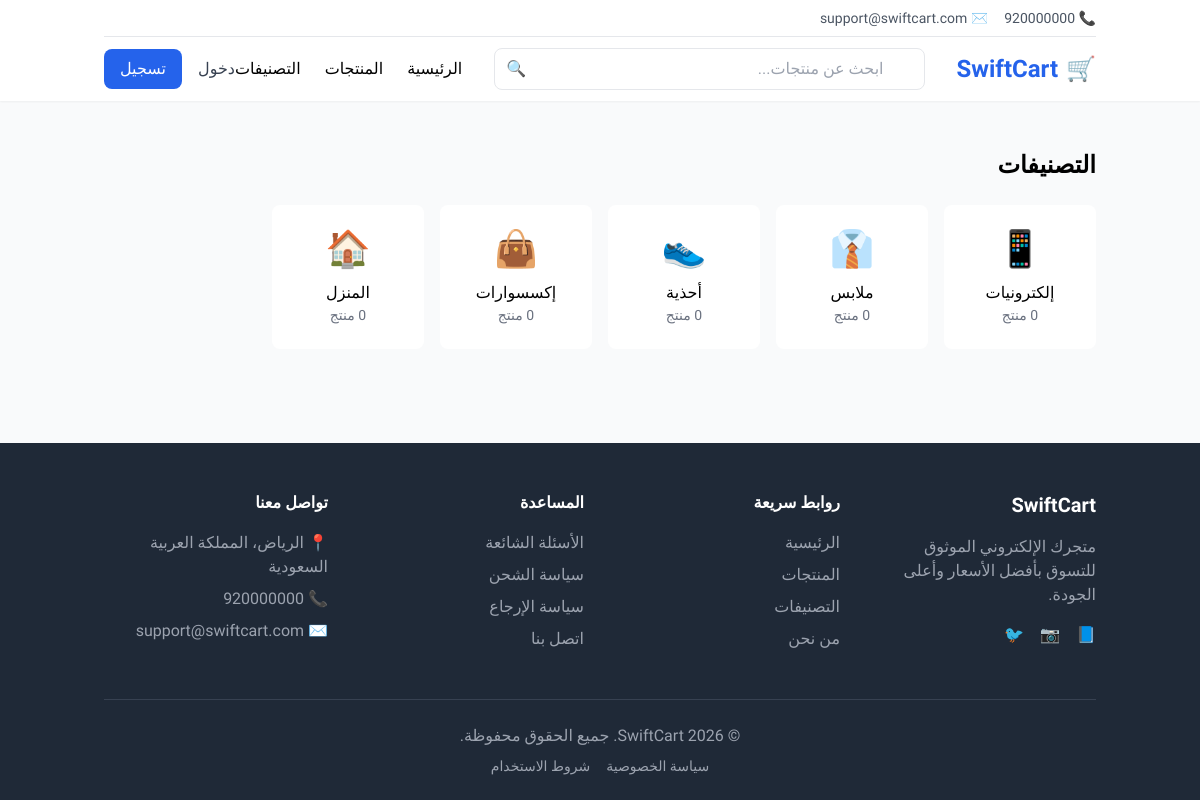
The page /categories on the database its author committed.
### tables this page shows
CREATE TABLE IF NOT EXISTS `categories` (
    `id` INT UNSIGNED AUTO_INCREMENT PRIMARY KEY,
    `name` VARCHAR(100) NOT NULL,
    `slug` VARCHAR(100) NOT NULL UNIQUE,
    `description` TEXT NULL,
    `image` VARCHAR(255) NULL,
    `icon` VARCHAR(50) NULL,
    `parent_id` INT UNSIGNED NULL,
    `sort_order` INT DEFAULT 0,
    `is_active` TINYINT(1) DEFAULT 1,
    `created_at` TIMESTAMP DEFAULT CURRENT_TIMESTAMP,
    `updated_at` TIMESTAMP DEFAULT CURRENT_TIMESTAMP ON UPDATE CURRENT_TIMESTAMP,
    FOREIGN KEY (`parent_id`) REFERENCES `categories`(`id`) ON DELETE SET NULL,
    INDEX `idx_slug` (`slug`),
    INDEX `idx_parent` (`parent_id`)
);

### controllers/CategoryController.php (called while the page is built, shortened)
<?php
require_once BASEPATH . '/models/Category.php';
class CategoryController extends Controller
{
    private Category $categoryModel;
    public function __construct()
    {
        $this->categoryModel = new Category();
    }
    public function index(): void
    {
        $categories = $this->categoryModel->getAllWithProductCount();
        $this->view('categories/index', [
            'title' => 'التصنيفات',
            'categories' => $categories
        ]);
    }
}

### index.php (called while the page is built, shortened)
<?php
require_once BASEPATH . '/config/config.php';
require_once BASEPATH . '/config/database.php';
require_once BASEPATH . '/core/Router.php';
$router = new Router();
try {
    $router->dispatch();
} catch (Exception $e) {
    error_log('Application Error: ' . $e->getMessage() . ' in ' . $e->getFile() . ':' . $e->getLine());
    if (DEBUG_MODE) {
        echo '<div style="background:#fef2f2;border:1px solid #ef4444;padding:20px;margin:20px;border-radius:8px;font-family:Tajawal,sans-serif;direction:rtl;">';
        echo '<h2 style="color:#dc2626;margin:0 0 10px;">❌ خطأ في التطبيق</h2>';
        echo '<p><strong>الرسالة:</strong> ' . htmlspecialchars($e->getMessage()) . '</p>';
        echo '<p><strong>الملف:</strong> ' . htmlspecialchars($e->getFile()) . ':' . $e->getLine() . '</p>';
        echo '<pre style="background:#1f2937;color:#f3f4f6;padding:15px;border-radius:4px;overflow-x:auto;font-size:12px;">';
        echo htmlspecialchars($e->getTraceAsString());
        echo '</pre></div>';
    } else {
        http_response_code(500);
        require_once BASEPATH . '/views/errors/500.php';
    }
}

### config/database.php (called while the page is built, shortened)
<?php
require_once __DIR__ . '/config.php';
class Database {
    private static ?Database $instance = null;
    private ?PDO $conn = null;
    private int $maxRetries = 3;
    private function connect(): void {
        $retries = 0;
        while ($retries < $this->maxRetries) {
            try {
                $dsn = sprintf(
                    "mysql:host=%s;dbname=%s;charset=%s",
                    DB_HOST,
                    DB_NAME,
                    DB_CHARSET
                );
                $options = [
                    PDO::ATTR_ERRMODE => PDO::ERRMODE_EXCEPTION,
                    PDO::ATTR_DEFAULT_FETCH_MODE => PDO::FETCH_ASSOC,
                    PDO::ATTR_EMULATE_PREPARES => false,
                    PDO::MYSQL_ATTR_INIT_COMMAND => "SET NAMES " . DB_CHARSET,
                    PDO::ATTR_PERSISTENT => false,
                ];
                $this->conn = new PDO($dsn, DB_USER, DB_PASS, $options);
                return;
            } catch (PDOException $e) {
                $retries++;
                if ($retries >= $this->maxRetries) {
                    if (defined('DEBUG_MODE') && DEBUG_MODE) {
                        http_response_code(500);
                        die(json_encode([
                            'success' => false,
                            'message' => 'خطأ في الاتصال بقاعدة البيانات',
                            'error' => $e->getMessage()
                        ], JSON_UNESCAPED_UNICODE));
                    } else {
                        error_log("Database connection failed: " . $e->getMessage());
                        http_response_code(500);
                        die(json_encode([
                            'success' => false,
                            'message' => 'خطأ في الخادم. يرجى المحاولة لاحقاً.'
                        ], JSON_UNESCAPED_UNICODE));
                    }
                }
                usleep(100000 * $retries);
            }
        }
    }
    public static function getInstance(): Database {
        if (self::$instance === null) {
            self::$instance = new self();
        }
        return self::$instance;
    }
    public function getConnection(): PDO {
        return $this->conn;
    }
}
function db(): PDO {
    return Database::getInstance()->getConnection();
}

### models/Category.php (called while the page is built, shortened)
<?php
require_once __DIR__ . '/../config/database.php';
class Category {
    private string $table = 'categories';
    private PDO $db;
    public function __construct() {
        $this->db = db();
    }
    public function getAllWithProductCount(): array {
        try {
            $sql = "SELECT c.*, COUNT(p.id) as product_count
                    FROM {$this->table} c
                    LEFT JOIN products p ON c.id = p.category_id AND p.is_active = 1
                    WHERE c.is_active = 1
                    GROUP BY c.id
                    ORDER BY c.sort_order ASC, c.name ASC";
            $stmt = $this->db->prepare($sql);
            $stmt->execute();
            return $stmt->fetchAll();
        } catch (PDOException $e) {
            return [];
        }
    }
}

### config/config.php (called while the page is built, shortened)
<?php
function url(string $path = ''): string {
    return rtrim(BASE_URL, '/') . '/' . ltrim($path, '/');
}

### views/categories/index.php (the view)
<h1 class="text-2xl font-bold mb-6">التصنيفات</h1>
<div class="grid grid-cols-2 md:grid-cols-4 lg:grid-cols-6 gap-4">
    <?php foreach ($categories as $category): ?>
    <a href="<?= url('categories/' . $category['slug']) ?>"
       class="bg-white rounded-lg p-6 text-center hover:shadow-lg transition">
        <span class="text-4xl block mb-3"><?= $category['icon'] ?? '📦' ?></span>
        <h3 class="font-medium"><?= htmlspecialchars($category['name']) ?></h3>
        <p class="text-gray-500 text-sm"><?= $category['product_count'] ?? 0 ?> منتج</p>
    </a>
    <?php endforeach; ?>
</div>

### core/Router.php (shortened to what this page needs)
<?php
class Router
{
    private array $routes = [];
    private string $prefix = '';
    private array $middleware = [];
    public function group(string $prefix, callable $callback, array $middleware = []): self
    {
        $previousPrefix = $this->prefix;
        $previousMiddleware = $this->middleware;
        $this->prefix = $previousPrefix . $prefix;
        $this->middleware = array_merge($previousMiddleware, $middleware);
        $this->prefix = $previousPrefix;
        $this->middleware = $previousMiddleware;
        return $this;
    }
    private function addRoute(string $method, string $path, string $handler, array $middleware = []): void
    {
        $fullPath = $this->prefix . $path;
        $allMiddleware = array_merge($this->middleware, $middleware);
        $this->routes[] = [
            'method' => $method,
            'path' => $fullPath,
            'handler' => $handler,
            'middleware' => $allMiddleware,
            'pattern' => $this->pathToPattern($fullPath)
        ];
    }
    private function pathToPattern(string $path): string
    {
        $pattern = preg_replace('/\{([a-zA-Z_]+)\}/', '(?P<$1>[^/]+)', $path);
        return '#^' . $pattern . '$#';
    }
    public function dispatch(): void
    {
        $uri = $this->getUri();
        foreach ($this->routes as $route) {
            if (preg_match($route['pattern'], $uri, $matches)) {
                $params = array_filter($matches, 'is_string', ARRAY_FILTER_USE_KEY);
                $this->runHandler($route['handler'], $params);
                return;
            }
        }
    }
    private function getUri(): string
    {
        $uri = $_SERVER['REQUEST_URI'] ?? '/';
        $uri = parse_url($uri, PHP_URL_PATH);
        $basePath = rtrim(BASE_URL, '/');
        if (!empty($basePath) && strpos($uri, $basePath) === 0) {
            $uri = substr($uri, strlen($basePath));
        }
        return $uri ?: '/';
    }
    private function runHandler(string $handler, array $params = []): void
    {
        [$controllerName, $method] = explode('@', $handler);
        $controller = new $controllerName();
        call_user_func_array([$controller, $method], $params);
    }
}

### views/layouts/main.php (style rules this page uses)
body { font-family: 'Tajawal', sans-serif; }

### rows shown on the page
categories: icon "📱", name "إلكترونيات"
categories: icon "👔", name "ملابس"
categories: icon "👟", name "أحذية"
categories: icon "👜", name "إكسسوارات"
categories: icon "🏠", name "المنزل"
